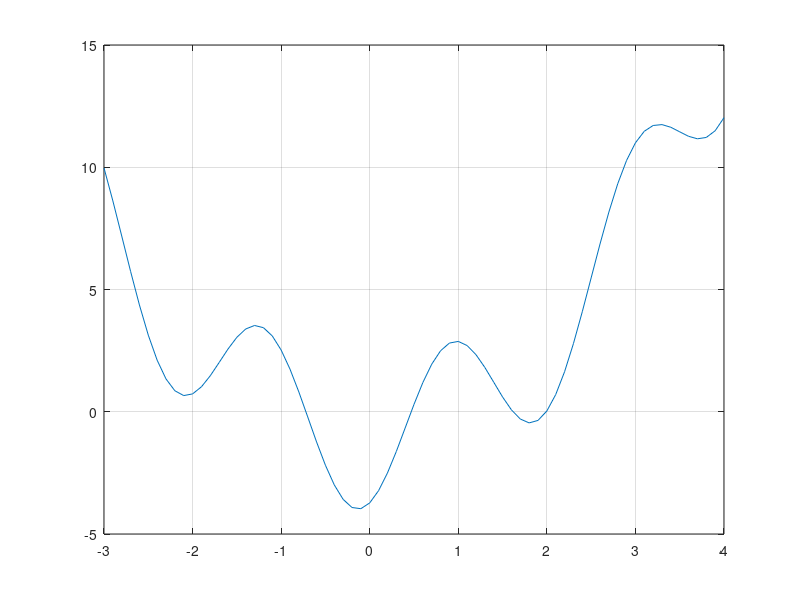

This figure's MATLAB source: (Note: this script raises an error after producing the figure.)
clc
clear
f = @(x) x.^2-3*sin(x.*3+2)-1;
% a) rita grafen inklusive alla nollpunkter
xs = [-3.0: .1: 4.0];
ys = f(xs);
plot(xs,ys);
grid on
hold on

%b) Använd given fixpunkt function för och visa vilka nollställen
% den kan finna, empiriskt & teoretiskt
theta = @(x) (1/9)*(x.^2-3*sin((x.*3)+2)-1)+x;
guess = [-0.75, 0.4, 1.6, 2];
%se fixpunkt.m för hela funktionen
found_roots = fixpunkt(guess, theta, 1e-10);
f_roots = f(found_roots);
plot(found_roots, f_roots, 'r *');

%Även med andra gissningar kring x ~=0.5 x~=2 så missas de rötterna
guess = [0.55,1.9];
%se fixpunkt.m för hela funktionen
found_roots = fixpunkt(guess, theta, 1e-10);
f_roots = f(found_roots);
plot(found_roots, f_roots, 'r *');

%Med rötterna till funktionen hittade i c) kan vi bevisa att theta
%omöjligen konvergerar till de två missade rötterna
%thetas derivata
theta_d = @(x) x.*(2/9)-cos((x.*3)+2)+1;
roots = [-0.720353075847192,0.468286405224616,1.617302479860036,1.993885987467251];
for i = 1:size(roots,2)
    r = roots(i);
    theta_d_r = theta_d(r)
    if theta_d_r > 1
        fprintf('Cannot use theta to find root %d', r);
    end
end

%Bestäm den största och den minsta roten till ekvationen med Newtons metod.
fprintf('\n Newton! \n');
guess = [-0.75, 0.5, 1.6, 2];
% Theta funkitonens derivata för Newton
f_d = @(x) x.*2- 9*cos(x.*3+2);
newton = @(x) x - f(x)/f_d(x);

newton_roots = fixpunkt(guess, newton, 1e-10);
f_newton = f(newton_roots);
%Här hittas dock alla rötter
plot(newton_roots, f_newton, 'black .')
hold off